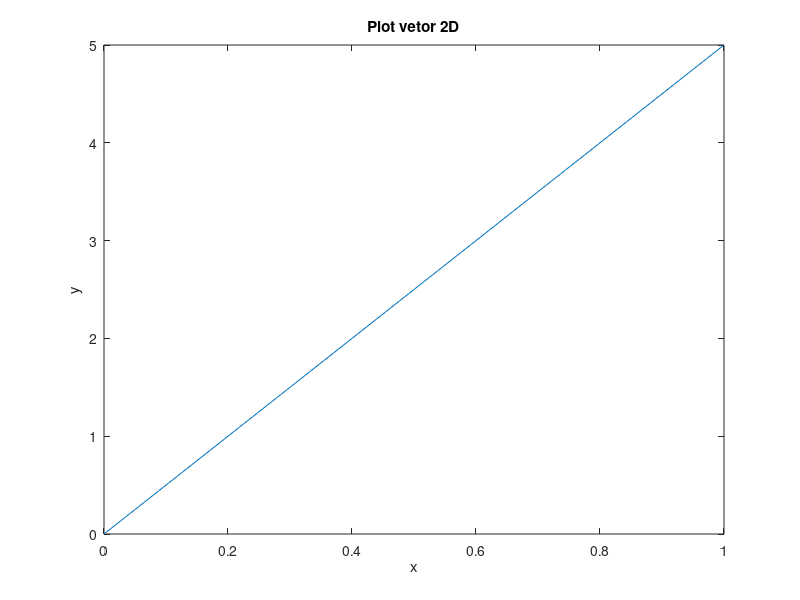

Here is the MATLAB script that generated this plot: (Note: this script raises an error after producing the figure.)
clc;
clear all;
% Plot 2D
% Método I
A = [0 1]';
B = [0 5]';
plot(A,B);
xlabel('x');
ylabel('y');
title('Plot vetor 2D');
% Método II
C = [1 5]';
plotv(C);
xlabel('x');
ylabel('y');
title('Plot vetor 2D');
% Plot 3D
% Método I
D = [0 0 3]';
E = [0 0 5]';
F = [0 0 7]';
plot3(D,E,F);
xlabel('x');
ylabel('y');
zlabel('z');
title('Plot vetor 3D');
% Método II
M = [0 0 3; 0 0 5; 0 0 7];
plot3(M(1,:),M(2,:),M(3,:));
xlabel('x');
ylabel('y');
zlabel('z');
title('Plot vetor 3D');
